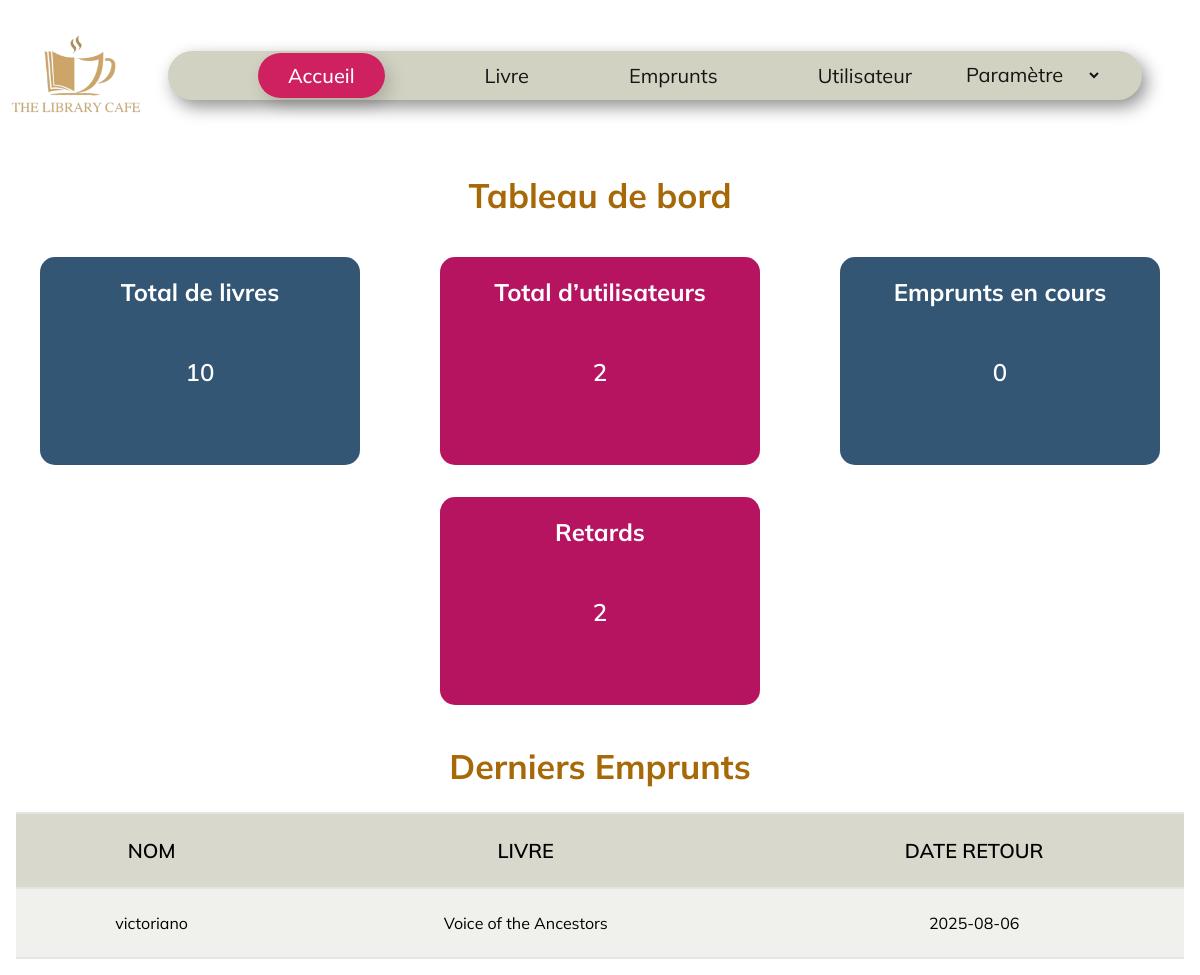
Screenshot of /main_admin.php with the database file from the repository.
### tables this page shows
CREATE TABLE `emprunts` (
  `id_emprunt` int NOT NULL AUTO_INCREMENT,
  `id_livre` int DEFAULT NULL,
  `id_utilisateur` int DEFAULT NULL,
  `date_emprunt` date DEFAULT NULL,
  `date_retour_prevue` date DEFAULT NULL,
  `date_retour_effective` date DEFAULT NULL,
  `statut` enum('en cours','rendu','annule') DEFAULT 'en cours',
  PRIMARY KEY (`id_emprunt`)
);

CREATE TABLE `utilisateur` (
  `id_utilisateur` int NOT NULL AUTO_INCREMENT,
  `nom` varchar(60) DEFAULT NULL,
  `prenom` varchar(60) DEFAULT NULL,
  `mail` varchar(60) DEFAULT NULL,
  `mdp` varchar(60) DEFAULT NULL,
  `photo` varchar(255) DEFAULT NULL,
  PRIMARY KEY (`id_utilisateur`)
);

CREATE TABLE `livre` (
  `id_livre` int NOT NULL AUTO_INCREMENT,
  `titre` varchar(60) DEFAULT NULL,
  `id_auteur` int DEFAULT NULL,
  `id_categorie` int DEFAULT NULL,
  `date_de_sortie` date DEFAULT NULL,
  `photo` varchar(255) DEFAULT NULL,
  `statut` enum('disponible','emprunté','réservé','retardé','supprimé','nouveau') DEFAULT 'disponible',
  `is_new` tinyint(1) DEFAULT '1',
  PRIMARY KEY (`id_livre`)
);

### main_admin.php (the view, shortened to what this page needs)
<?php
include('traitement.php');
$id_utilisateur = $_SESSION['id'];
$stmt = $bdd->prepare("SELECT COUNT(*) FROM emprunts WHERE id_utilisateur = ? AND statut = 'en cours'");
$stmt->execute([$id_utilisateur]);
$nb_emprunts_en_cours = $stmt->fetchColumn();
$stmt_retards = $bdd->query("
    SELECT COUNT(*)
    FROM emprunts
    WHERE statut = 'en cours'
    AND date_retour_prevue < CURDATE()
");
$nb_retards = $stmt_retards->fetchColumn();
$stmt = $bdd->query("
    SELECT
        (SELECT COUNT(*) FROM livre) AS total_livres,
        (SELECT COUNT(*) FROM utilisateur) AS total_users
");
$data = $stmt->fetch();
$stmt = $bdd->query("
    SELECT u.nom, l.titre, e.date_retour_prevue
    FROM emprunts e
    JOIN livre l ON e.id_livre = l.id_livre
    JOIN utilisateur u ON e.id_utilisateur = u.id_utilisateur
    ORDER BY e.date_retour_prevue DESC
    LIMIT 5
");
$emprunts = $stmt->fetchAll();
?>
<!DOCTYPE html>
<html lang="en">
<head>
    <link rel="stylesheet" href="/gestion_de_biblio/panier.css">
    <link rel="stylesheet" href="/gestion_de_biblio/main.css">
    <link rel="stylesheet" href="/gestion_de_biblio/table.css">
</head>
<body>
    <header>
        <div class="barnav">
            <img src="img/logo.png" alt="logo" style="width:150px; height:150px; object-fit:contain; display:block;">
            <div class="nav">
                <ul>
                    <li><a href="main_admin.php"><span class="selec">Accueil</span></a></li>
                    <div class="livre_not">
                        <li><a href="livre_ad.php" class="livre_notif">Livre</a></li>
                    </div>
                    <li><a href="emprunt_ad.php">Emprunts</a></li>
                    <li><a href="utilisateur.php">Utilisateur</a></li>
                    <select id="menu" name="" onchange="window.location.href = this.value;">
                    <option value="parametre">Paramètre</option>
                    </select>
                </ul>
            </div>
        </div>
    </header>
    <section class="ad_main">
        <h1>Tableau de bord</h1>
        <div class="group-box">
            <a href="livre_ad.php" class="BOX">
            <div class="box a">
                    <h2>Total de livres</h2>
                    <p><?php echo $data['total_livres']; ?></p>
            </div>
            </a>
            <a href="utilisateur.php" class="BOX">
            <div class="box b">
                <h2>Total d’utilisateurs</h2>
                <p><?php echo $data['total_users']; ?></p>
            </div>
            </a>
            <a href="emprunt_ad.php" class="BOX">
                 <div class="box a">
                <h2>Emprunts en cours</h2>
                <p><?php echo $nb_emprunts_en_cours; ?></p>
            </div>
            </a>
            <div class="box b">
                <h2>Retards</h2>
                <p><?php echo $nb_retards?></p>
            </div>
        </div>
        <div class="dernier_empr">
            <h1>Derniers Emprunts</h1>
            <table class="der_empru">
                <tr class="list titre">
                    <td>NOM</td>
                    <td>LIVRE</td>
                    <td>DATE RETOUR</td>
                </tr>
                <?php foreach ($emprunts as $row): ?>
                    <tr class="list sec">
                        <td><?php echo htmlspecialchars($row['nom']); ?></td>
                        <td><?php echo htmlspecialchars($row['titre']); ?></td>
                        <td><?php echo htmlspecialchars($row['date_retour_prevue']); ?></td>
                    </tr>
                <?php endforeach; ?>
            </table>
        </div>
    </section>
</body>
</html>

### panier.css (style rules this page uses)
* { margin: 0; padding: 0; box-sizing: border-box; font-family: "Mulish", sans-serif; font-optical-sizing: auto; font-style: normal; }
span { font-size: 20px; padding: 4px; font-weight: 500; }
tbody td { border-top: solid 2px rgb(228, 228, 228); border-bottom: solid 2px rgb(228, 228, 228); text-align: center; }

### main.css (style rules this page uses)
* { margin: 0; padding: 0; box-sizing: border-box; font-family: "Mulish", sans-serif; font-optical-sizing: auto; font-style: normal; }
html { text-decoration: none; scroll-behavior: smooth; }
header { color: #152330; position: sticky; width: 100%; top: 0; z-index: 2; }
.selec { background-color: #CF2160; padding: 10px 30px; border-radius: 23px; color: #ffffff; box-shadow:5px 7px 17px 0px #0000002d; transition-timing-function: cubic-bezier(0.29, 1.01, 1, -0.68); }
.barnav { display:flex; justify-content: space-between; align-items: center; backdrop-filter: blur(1rem); flex-wrap: wrap; }
.barnav .nav ul { list-style: none; display: flex; justify-content: space-between; align-items: center; background-color: #D1D2C2; padding: 11px 40px; border-radius: 35px; box-shadow:5px 7px 17px 0px #0000006e; }
.barnav .nav ul li a { padding:0 50px; text-decoration: none; font-size: 20px; color: #151515; }
.barnav #menu { font-size: 20px; color: #151515; border: none; font-family: "Mulish", sans-serif; font-optical-sizing: auto; font-style: normal; background-color: transparent; text-decoration: none; }
.barnav .livre_not { display: flex; align-items: center; justify-content: center; position: relative; }
.ad_main h1 { text-align: center; color: #a76807; font-size: 34px; }
.group-box { color: #ffffff; display: flex; justify-content: space-around; flex-wrap: wrap; }
.group-box .a { background-color: #325674; }
.group-box .b { background-color: #b61460; }
.group-box .box { color: #fff; margin: 1rem; width: 20rem; height: 13rem; text-align: center; border-radius: 15px; }
.box h2 { padding: 20px; margin-bottom: 10px; }
.box p { padding: 20px; margin-bottom: 10px; font-size: 24px; font-weight: 600; }
.dernier_empr { margin: 1rem; }
.dernier_empr .der_empru { width: 100%; height: 9rem; border-collapse: collapse; }
.der_empru .titre { font-size: 20px; font-weight: 600; background-color: #D8D9CC; }
.der_empru .sec { background-color: #f0f1ec; }
.der_empru .list td { border-inline-width: thick; writing-mode: horizontal-tb; }

### table.css (style rules this page uses)
* { margin: 0; padding: 0; box-sizing: border-box; font-family: "Mulish", sans-serif; font-optical-sizing: auto; font-style: normal; text-decoration: none; }
h1 { font-size: 40px; margin: 1.5rem; color: #D8D9CC; }
.ad_emprunt .tb_emp th,td { border-bottom: solid 3px #a76807; padding: 1.5rem; }

### rows the page displays
emprunts: id_utilisateur.nom "victoriano", id_livre.titre "Voice of the Ancestors", date_retour_prevue "2025-08-06"

### other values shown
$data['total_livres'] "10"
$data['total_users'] "2"
$nb_emprunts_en_cours "0"
$nb_retards "2"
